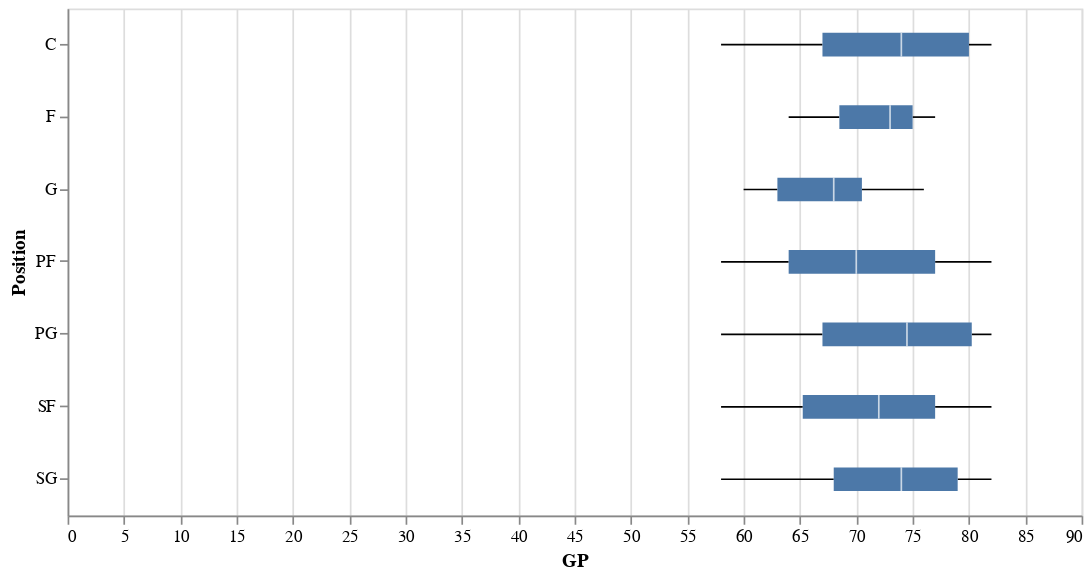

Notebook code cell kept with this figure:
### Code cell
alt.Chart(nba_2018).mark_boxplot().encode(
        alt.Y('POS:N', title= "Position"),
        alt.X('GP:Q')
    ).properties(width=600, height = 300)

### Figure 1 — Vega-Lite specification as saved in the notebook (floating-point values rounded to 4 significant figures; data arrays with more than 128 entries replaced by an {"elided": "..."} marker saying what was removed)
{"$schema": "https://vega.github.io/schema/vega-lite/v3.4.0.json", "config": {"mark": {"tooltip": null}, "view": {"height": 300, "width": 400}}, "data": {"name": "data-bc6c331a3b2333c83e017f6fd93eefd2"}, "datasets": {"data-bc6c331a3b2333c83e017f6fd93eefd2": {"elided": "258 records"}}, "encoding": {"x": {"field": "GP", "type": "quantitative"}, "y": {"field": "POS", "title": "Position", "type": "nominal"}}, "height": 300, "mark": "boxplot", "width": 600}
